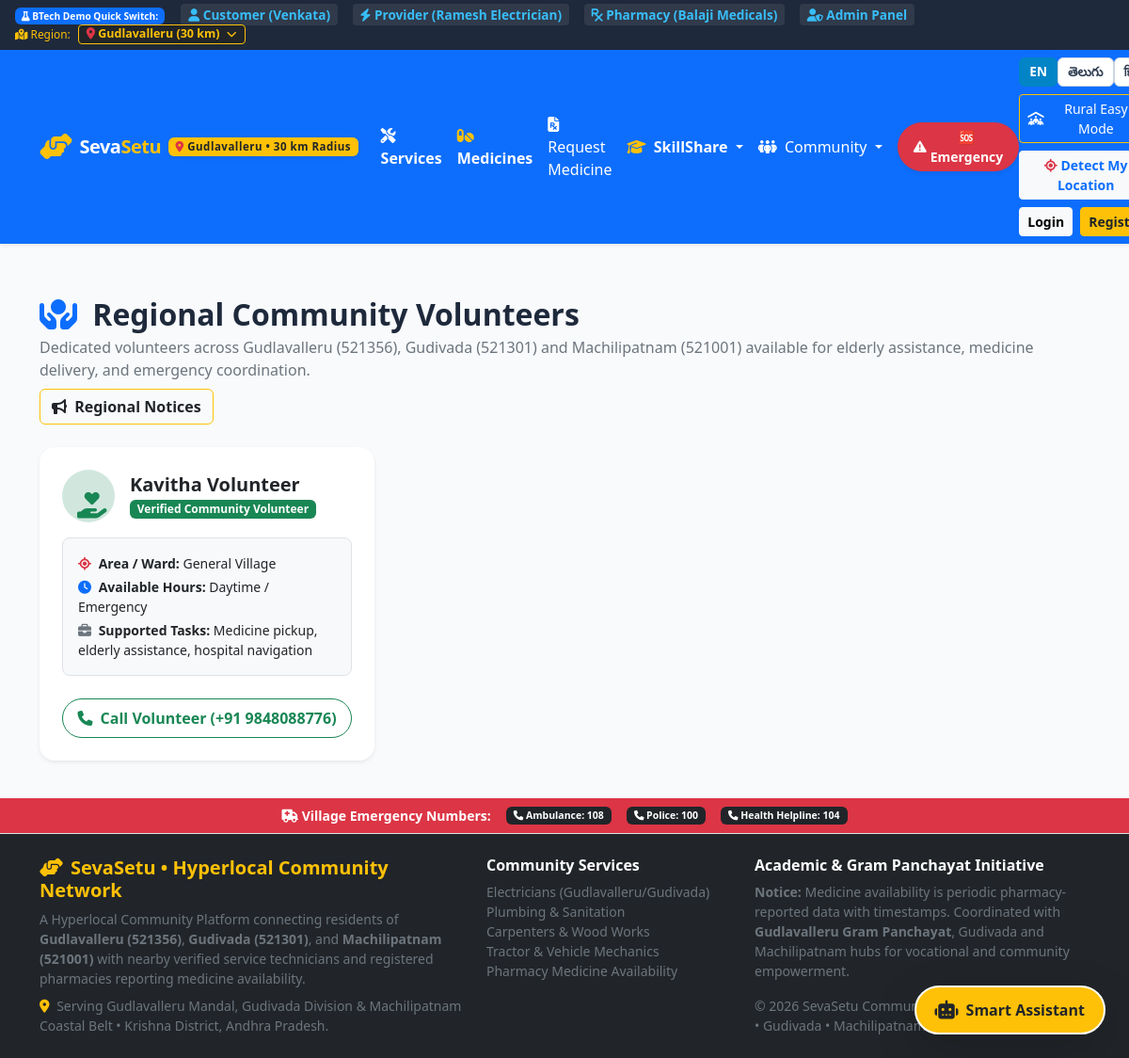
Page /community-volunteers on the earlier database version.
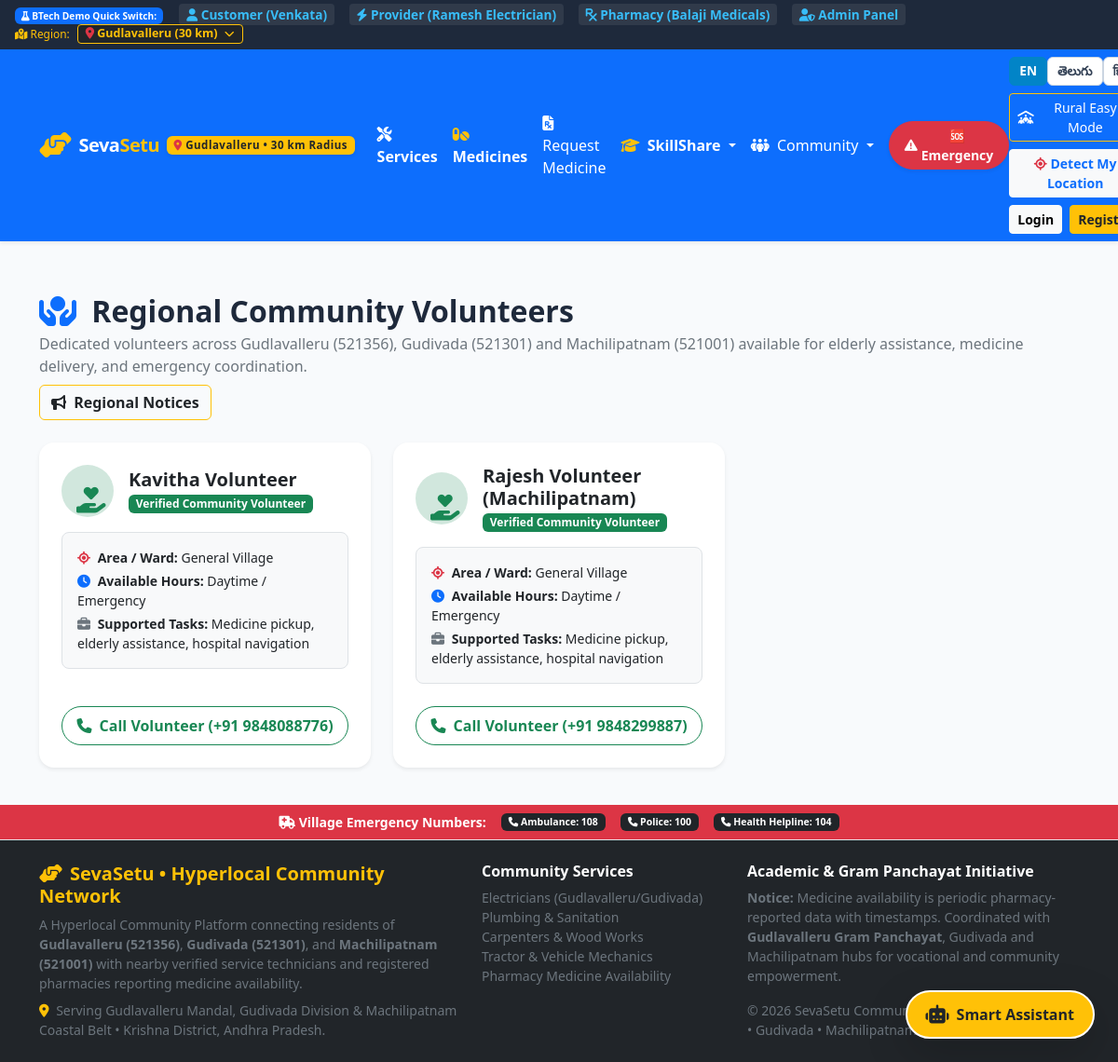
Same page on the later database version.
### tables this page shows
CREATE TABLE volunteers (
        volunteer_id INTEGER PRIMARY KEY AUTOINCREMENT,
        user_id INTEGER NOT NULL UNIQUE,
        area TEXT NOT NULL,
        phone TEXT NOT NULL,
        skills_assisted TEXT,
        created_at TIMESTAMP DEFAULT CURRENT_TIMESTAMP,
        FOREIGN KEY (user_id) REFERENCES users(user_id) ON DELETE CASCADE
    );

CREATE TABLE users (
        user_id INTEGER PRIMARY KEY AUTOINCREMENT,
        name TEXT NOT NULL,
        email TEXT UNIQUE NOT NULL,
        phone TEXT NOT NULL,
        password_hash TEXT NOT NULL,
        role TEXT NOT NULL CHECK(role IN ('customer', 'provider', 'pharmacy', 'admin')),
        latitude REAL DEFAULT 17.3850,
        longitude REAL DEFAULT 78.4867,
        address TEXT,
        created_at TIMESTAMP DEFAULT CURRENT_TIMESTAMP
    );

### routes/customer.py (the view)
@customer_bp.route('/volunteers', endpoint='volunteers_view')
@customer_bp.route('/community-volunteers', endpoint='volunteers')
def volunteers():
    vols = query_db("""
        SELECT v.*, u.name, u.email
        FROM volunteers v
        JOIN users u ON v.user_id = u.user_id
        ORDER BY v.volunteer_id ASC
    """)
    return render_template('volunteers.html', volunteers=vols)

### database.py (called while the page is built)
def get_db():
    if 'db' not in g:
        g.db = sqlite3.connect(Config.DATABASE_PATH)
        g.db.row_factory = sqlite3.Row
        g.db.execute("PRAGMA foreign_keys = ON")
        g.db.create_function("haversine", 4, haversine)
    return g.db

def query_db(query, args=(), one=False):
    db = get_db()
    cur = db.execute(query, args)
    rv = cur.fetchall()
    cur.close()
    return (rv[0] if rv else None) if one else rv

### templates/volunteers.html (shortened to what this page needs)
{% extends 'base.html' %}
{% block content %}
<div class="container py-4">
  <div class="d-flex justify-content-between align-items-center flex-wrap gap-2 mb-4">
    <div>
      <h2 class="fw-bold mb-1">
        <i class="fa-solid fa-hands-holding-circle text-primary me-2"></i> Regional Community Volunteers
      </h2>
      <p class="text-secondary mb-0">
        Dedicated volunteers across Gudlavalleru (521356), Gudivada (521301) and Machilipatnam (521001) available for elderly assistance, medicine delivery, and emergency coordination.
      </p>
    </div>
    <a href="{{ url_for('customer.notices') }}" class="btn btn-outline-warning text-dark fw-bold">
      <i class="fa-solid fa-bullhorn me-1"></i> Regional Notices
    </a>
  </div>
  {% if volunteers %}
  <div class="row g-4">
    {% for vol in volunteers %}
    <div class="col-md-6 col-lg-4">
      <div class="card h-100 border-0 shadow-sm rounded-4 p-4 bg-white d-flex flex-column">
        <div class="d-flex align-items-center gap-3 mb-3">
          <div class="bg-success-subtle text-success p-3 rounded-circle fs-3 text-center" style="width: 56px; height: 56px;">
            <i class="fa-solid fa-hand-holding-heart"></i>
          </div>
          <div>
            <h5 class="fw-bold mb-0 text-dark">{{ vol.name }}</h5>
            <span class="badge bg-success">Verified Community Volunteer</span>
          </div>
        </div>
        <div class="p-3 bg-light rounded-3 mb-3 small border">
          <div class="mb-1">
            <strong><i class="fa-solid fa-location-crosshairs text-danger me-1"></i> Area / Ward:</strong> {{ vol.area_ward or 'General Village' }}
          </div>
          <div class="mb-1">
            <strong><i class="fa-solid fa-clock text-primary me-1"></i> Available Hours:</strong> {{ vol.available_hours or 'Daytime / Emergency' }}
          </div>
          <div>
            <strong><i class="fa-solid fa-briefcase text-secondary me-1"></i> Supported Tasks:</strong>
            <span>{{ vol.skills_or_tasks or 'Medicine pickup, elderly assistance, hospital navigation' }}</span>
          </div>
        </div>
        <div class="mt-auto pt-2">
          {% if vol.phone %}
          <a href="tel:{{ vol.phone }}" class="btn btn-outline-success fw-bold w-100 rounded-pill py-2">
            <i class="fa-solid fa-phone me-1"></i> Call Volunteer ({{ vol.phone }})
          </a>
          {% endif %}
        </div>
      </div>
    </div>
    {% endfor %}
  </div>
  {% else %}
  <div class="text-center py-5 bg-light rounded-4">
    <i class="fa-solid fa-users text-muted fs-1 mb-3"></i>
    <h4 class="fw-bold">No registered community volunteers at this moment</h4>
    <p class="text-muted">Volunteer registrations will be posted shortly by the Gram Panchayat.</p>
  </div>
  {% endif %}
</div>
{% endblock %}

Differences in the rows shown:
added volunteers: name "Rajesh Volunteer (Machilipatnam)", area_ward "General Village", available_hours "Daytime / Emergency", skills_or_tasks "Medicine pickup, elderly assistance, hospital navigation", phone "+91 9848299887"
